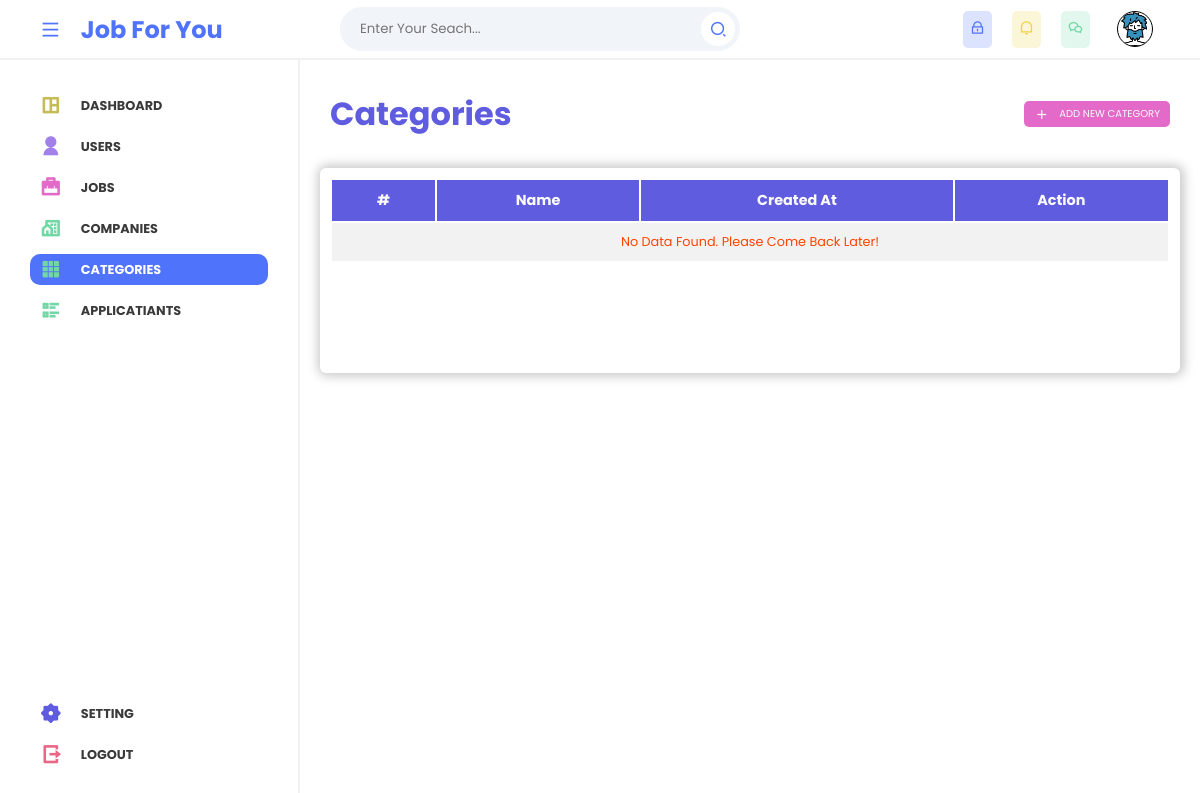
The page /view/admin/categories/index.php (signed in) on the database as committed earlier.
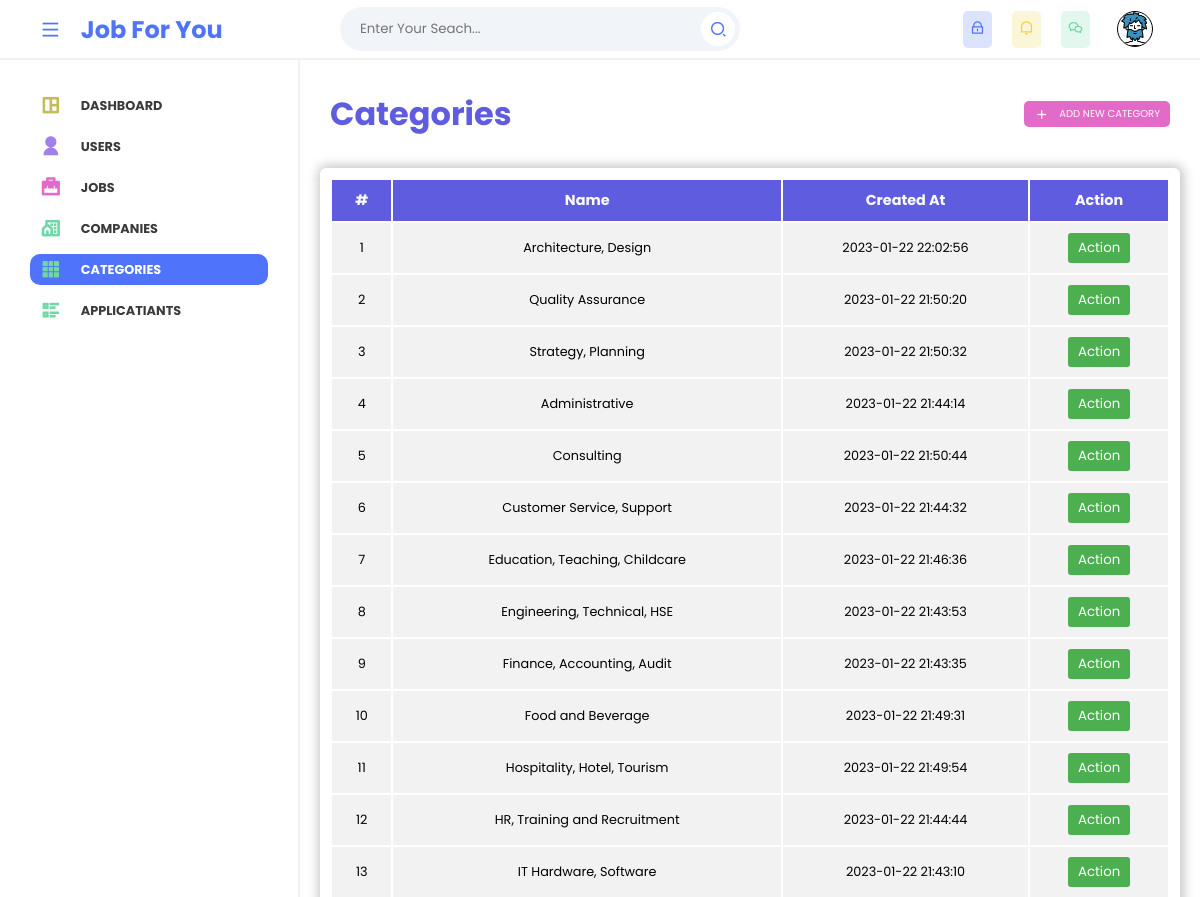
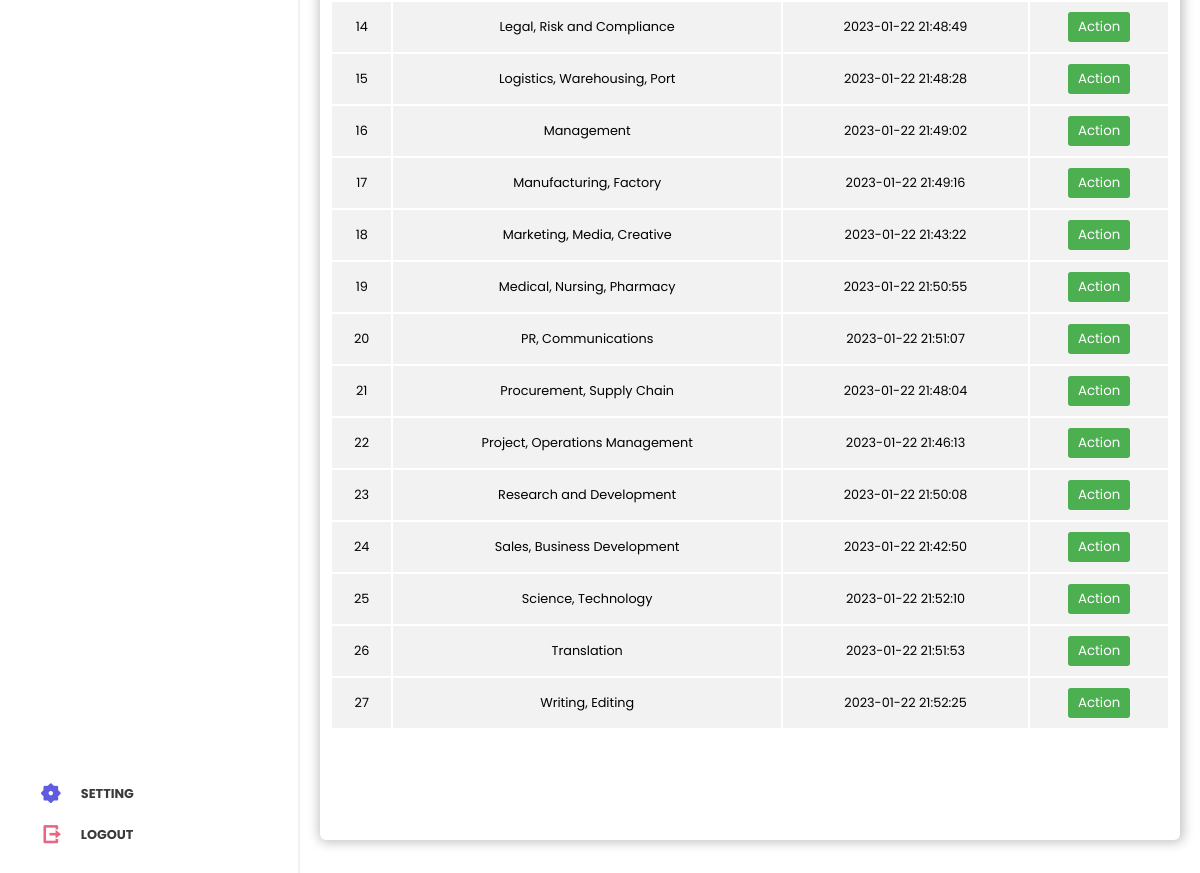
The same page on the database as committed later (2 pictures, top to bottom).
### tables this page shows
CREATE TABLE `categories` (
  `id` int NOT NULL AUTO_INCREMENT,
  `name` varchar(255) NOT NULL,
  `image` text,
  `created_at` timestamp NOT NULL DEFAULT CURRENT_TIMESTAMP ON UPDATE CURRENT_TIMESTAMP,
  `updated_at` timestamp NOT NULL DEFAULT CURRENT_TIMESTAMP,
  PRIMARY KEY (`id`)
);

### App/_classes/Models/Database/MYSQL.php (called while the page is built, shortened)
<?php
  class MYSQL
  {
    private $dbhost;
    private $dbname;
    private $dbuser;
    private $dbpass;
    public function __construct(
      $dbhost = "localhost",
      $dbname = "job-for-you",
      $dbuser = "root",
      $dbpass = ""
    ){
      $this->dbhost = $dbhost;
      $this->dbname = $dbname;
      $this->dbuser = $dbuser;
      $this->dbpass = $dbpass;
    }
    public function connect(){
      try{
        $this->db = new PDO(
          "mysql:host=$this->dbhost;dbname=$this->dbname",
          $this->dbuser,
          $this->dbpass,
          [
            PDO::ATTR_ERRMODE => PDO::ERRMODE_WARNING,
            PDO::ATTR_DEFAULT_FETCH_MODE => PDO::FETCH_OBJ,
          ]
        );
        return $this->db;
      }catch(PDOException $e){
        throw $e;
      }
    }
  }

### App/_classes/Models/Database/CategoryTable.php (called while the page is built, shortened)
<?php
  class CategoryTable
  {
    private $db = null;
    public function __construct(MYSQL $db){
      $this->db = $db->connect();
    }
    public function getAll(){
      $statement = $this->db->query(
        "SELECT * FROM categories ORDER BY name ASC"
      );
      return $statement->fetchAll();
    }
  }

### view/admin/categories/index.php (the view, shortened to what this page needs)
<?php
$table = new CategoryTable(new MYSQL());
$categories = $table->getAll();
?>
<?php include("../layouts/header.php") ?>
<section class="main-content">
  <div class="related_header">
    <p>Categories</p>
    <a href="./create.php">
      <i class="ri-add-fill"></i>
      <span>
        ADD NEW CATEGORY
      </span>
    </a>
  </div>
  <div class="related_area">
    <div class="table-holder">
      <table>
        <thead>
          <tr>
            <th>#</th>
            <th>Name</th>
            <th>Created At</th>
            <th>Action</th>
          </tr>
        </thead>
        <tbody>
          <?php if (count($categories) > 0) : ?>
            <?php foreach ($categories as $i => $category) : ?>
              <tr>
                <td>
                  <?= $i + 1 ?>
                </td>
                <td>
                  <?= $category->name ?>
                </td>
                <td>
                  <?= $category->created_at ?>
                </td>
                <td>
                  <div class="dropdown">
                    <button class="dropbtn">Action</button>
                  </div>
                </td>
              </tr>
            <?php endforeach ?>
          <?php else : ?>
            <tr>
              <td colspan="5">
                <span class="alert">
                  No Data Found. Please Come Back Later!
                </span>
              </td>
            </tr>
          <?php endif ?>
        </tbody>
      </table>
    </div>
  </div>
</section>
<?php include("../layouts/footer.php") ?>

Rows that differ between the two databases and show on the page:
added categories: name "Architecture, Design", created_at "2023-01-22 22:02:56"
added categories: name "Quality Assurance", created_at "2023-01-22 21:50:20"
added categories: name "Strategy, Planning", created_at "2023-01-22 21:50:32"
added categories: name "Administrative", created_at "2023-01-22 21:44:14"
added categories: name "Consulting", created_at "2023-01-22 21:50:44"
added categories: name "Customer Service, Support", created_at "2023-01-22 21:44:32"
added categories: name "Education, Teaching, Childcare", created_at "2023-01-22 21:46:36"
added categories: name "Engineering, Technical, HSE", created_at "2023-01-22 21:43:53"
added categories: name "Finance, Accounting, Audit", created_at "2023-01-22 21:43:35"
added categories: name "Food and Beverage", created_at "2023-01-22 21:49:31"
added categories: name "Hospitality, Hotel, Tourism", created_at "2023-01-22 21:49:54"
added categories: name "HR, Training and Recruitment", created_at "2023-01-22 21:44:44"
added categories: name "IT Hardware, Software", created_at "2023-01-22 21:43:10"
added categories: name "Legal, Risk and Compliance", created_at "2023-01-22 21:48:49"
added categories: name "Logistics, Warehousing, Port", created_at "2023-01-22 21:48:28"
added categories: name "Management", created_at "2023-01-22 21:49:02"
added categories: name "Manufacturing, Factory", created_at "2023-01-22 21:49:16"
added categories: name "Marketing, Media, Creative", created_at "2023-01-22 21:43:22"
added categories: name "Medical, Nursing, Pharmacy", created_at "2023-01-22 21:50:55"
added categories: name "PR, Communications", created_at "2023-01-22 21:51:07"
added categories: name "Procurement, Supply Chain", created_at "2023-01-22 21:48:04"
added categories: name "Project, Operations Management", created_at "2023-01-22 21:46:13"
added categories: name "Research and Development", created_at "2023-01-22 21:50:08"
added categories: name "Sales, Business Development", created_at "2023-01-22 21:42:50"
added categories: name "Science, Technology", created_at "2023-01-22 21:52:10"
added categories: name "Translation", created_at "2023-01-22 21:51:53"
added categories: name "Writing, Editing", created_at "2023-01-22 21:52:25"
Other text that changed with them:
text no longer shown: "No Data Found. Please Come Back Later!"
